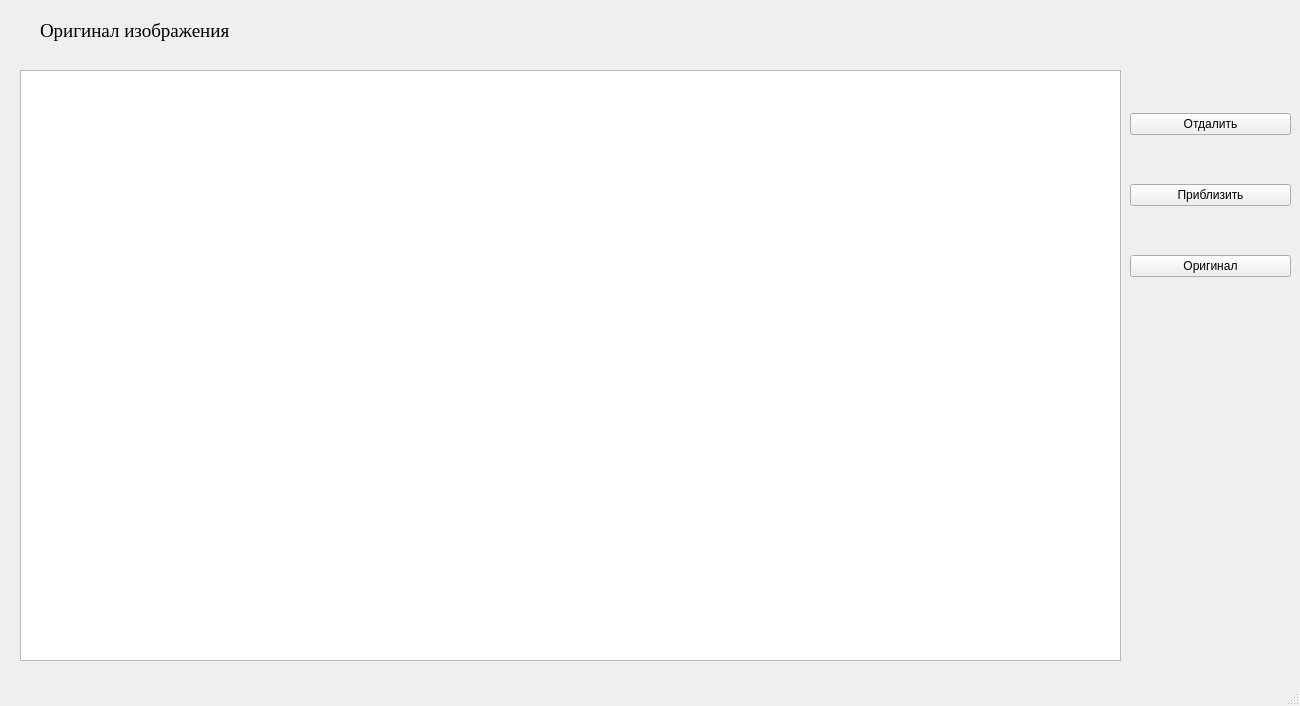
<?xml version="1.0" encoding="UTF-8"?>
<ui version="4.0">
 <class>Original</class>
 <widget class="QMainWindow" name="Original">
  <property name="geometry">
   <rect>
    <x>0</x>
    <y>0</y>
    <width>1300</width>
    <height>706</height>
   </rect>
  </property>
  <property name="windowTitle">
   <string>MainWindow</string>
  </property>
  <widget class="QWidget" name="centralwidget">
   <widget class="QGraphicsView" name="Origin">
    <property name="geometry">
     <rect>
      <x>20</x>
      <y>70</y>
      <width>1101</width>
      <height>591</height>
     </rect>
    </property>
   </widget>
   <widget class="QLabel" name="label">
    <property name="geometry">
     <rect>
      <x>40</x>
      <y>20</y>
      <width>241</width>
      <height>21</height>
     </rect>
    </property>
    <property name="font">
     <font>
      <family>Times New Roman</family>
      <pointsize>14</pointsize>
     </font>
    </property>
    <property name="text">
     <string>Оригинал изображения</string>
    </property>
   </widget>
   <widget class="QWidget" name="layoutWidget">
    <property name="geometry">
     <rect>
      <x>1130</x>
      <y>70</y>
      <width>161</width>
      <height>251</height>
     </rect>
    </property>
    <layout class="QVBoxLayout" name="verticalLayout">
     <item>
      <widget class="QPushButton" name="Otdal">
       <property name="text">
        <string>Отдалить</string>
       </property>
      </widget>
     </item>
     <item>
      <widget class="QPushButton" name="Pribl">
       <property name="text">
        <string>Приблизить</string>
       </property>
      </widget>
     </item>
     <item>
      <widget class="QPushButton" name="Original_2">
       <property name="text">
        <string>Оригинал</string>
       </property>
      </widget>
     </item>
    </layout>
   </widget>
  </widget>
  <widget class="QMenuBar" name="menubar">
   <property name="geometry">
    <rect>
     <x>0</x>
     <y>0</y>
     <width>1300</width>
     <height>21</height>
    </rect>
   </property>
  </widget>
  <widget class="QStatusBar" name="statusbar"/>
 </widget>
 <resources/>
 <connections/>
</ui>
